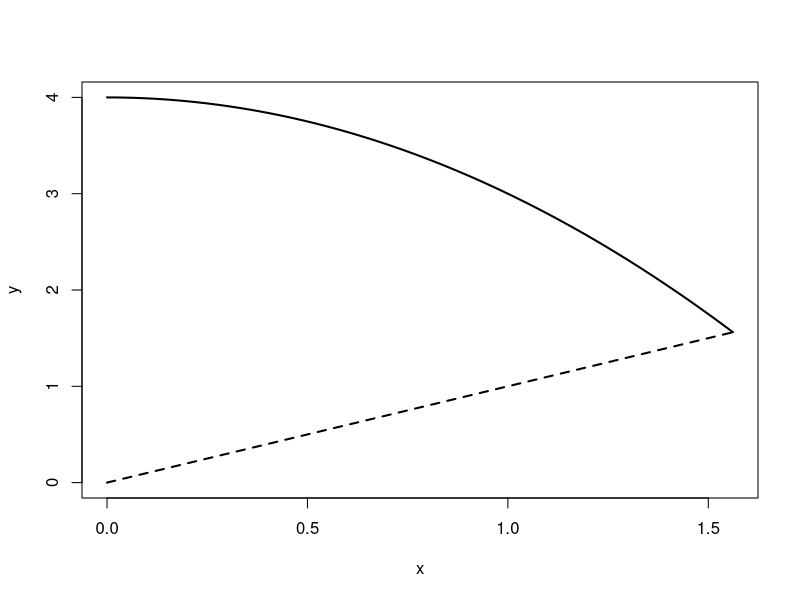

This chart was generated by the following R code:
top <- function(x) 4-x^2
bottom <- function(x) x
alpha <- (-1+sqrt(17))/2
area <- integrate(function(x) top(x)-bottom(x), 0, alpha)$value
cat("Intersection:", alpha, "Area:", area, "\n")
x <- seq(0, alpha, length.out=200)
plot(x, top(x), type="l", lwd=2, ylim=c(0,4),
     xlab="x", ylab="y")
lines(x, bottom(x), lwd=2, lty=2)
